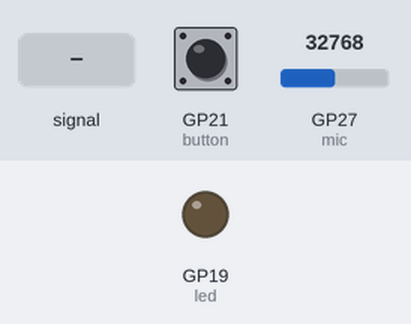
This program was run on a simulated Raspberry Pi Pico running CircuitPython. Parts: output pins drawn as LEDs (lit = HIGH). The inputs (shaded band) are chosen by the test bench; at power-on: GP21 (button) LOW, GP27 (mic) = 32768 (analog values on the 0–65535 scale). What the program prints to the serial console is not drawn.

Above: at 1.2 s.
1.3 s: GP21 (button) pulled HIGH for 0.15 s
At 2.9 s:
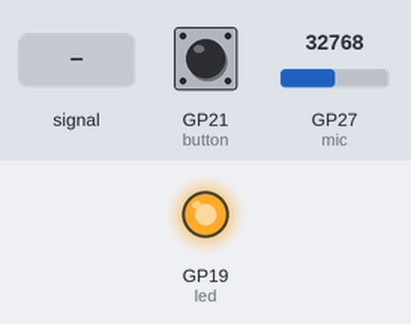
3.8 s: GP27 (mic) fed a 200 Hz sine of ±5242 counts around its level
At 6.4 s:
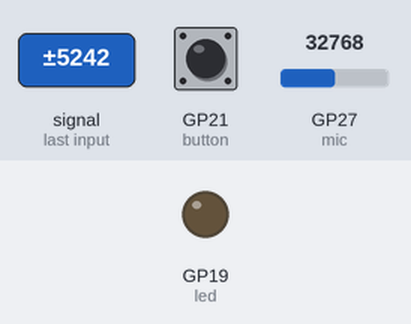
6.8 s: GP21 (button) pulled HIGH for 3.2 s
At 11.1 s:
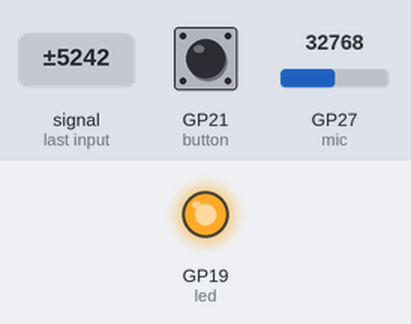
Timing chart, 0 to 13.4 s (numbered marks = the images above; inputs shaded):
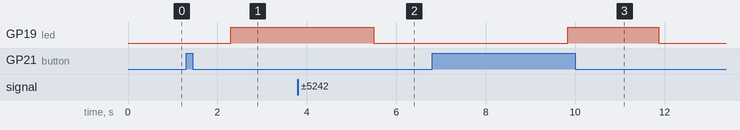

Measured:
- after the input at 1.3 s, GP19 (led): LOW → HIGH after 1.0 s
- after the input at 3.8 s, GP19 (led): HIGH → LOW after 1.7 s
- after the input at 6.8 s, GP19 (led): LOW → HIGH after 3.0 s, → LOW 2.0 s later

The program:

record_speech.py
```python
import board
import time
import analogio
import digitalio
import gc

# Define the pin connected to the pushbutton
button_pin = board.GP21

# Create a digital input object for the pushbutton
button = digitalio.DigitalInOut(button_pin)
button.direction = digitalio.Direction.INPUT
button.pull = digitalio.Pull.DOWN  # Use pull-down resistor

led = digitalio.DigitalInOut(board.GP19)
led.direction = digitalio.Direction.OUTPUT

mic = analogio.AnalogIn(board.A1)


def get_voice_data():
    n_samples = 8000
    samples = []
    led.value = True
    start_time = time.monotonic()
    for i in range(0, n_samples * 14):
        if i % 14 == 0:
            samples.append((mic.value * 3.3 / 65536) - 1.6)
    end_time = time.monotonic()
    elapsed_time = end_time - start_time
    print(f"Number of samples : {len(samples)}")
    print(f"Time taken: {elapsed_time} seconds")
    sampling_rate_khz = len(samples) / (elapsed_time * 1000)
    print(f"Sampling rate : {sampling_rate_khz} kilohertz")
    print(f"Max frequency captured : {sampling_rate_khz/2} kilohertz")

    if len(samples) % 2 != 0:
        samples = samples[1:]

    led.value = False
    gc.collect()
    return samples


while True:
    if button.value:
        time.sleep(1)
        led.value = True
        spectrogram = get_voice_data()
        led.value = False
        gc.collect()
        time.sleep(1)
        for i in spectrogram:
            print(i)
        print("END")
        spectrogram = None
        gc.collect()
        time.sleep(1)
    else:
        led.value = False
    time.sleep(0.1)
```
